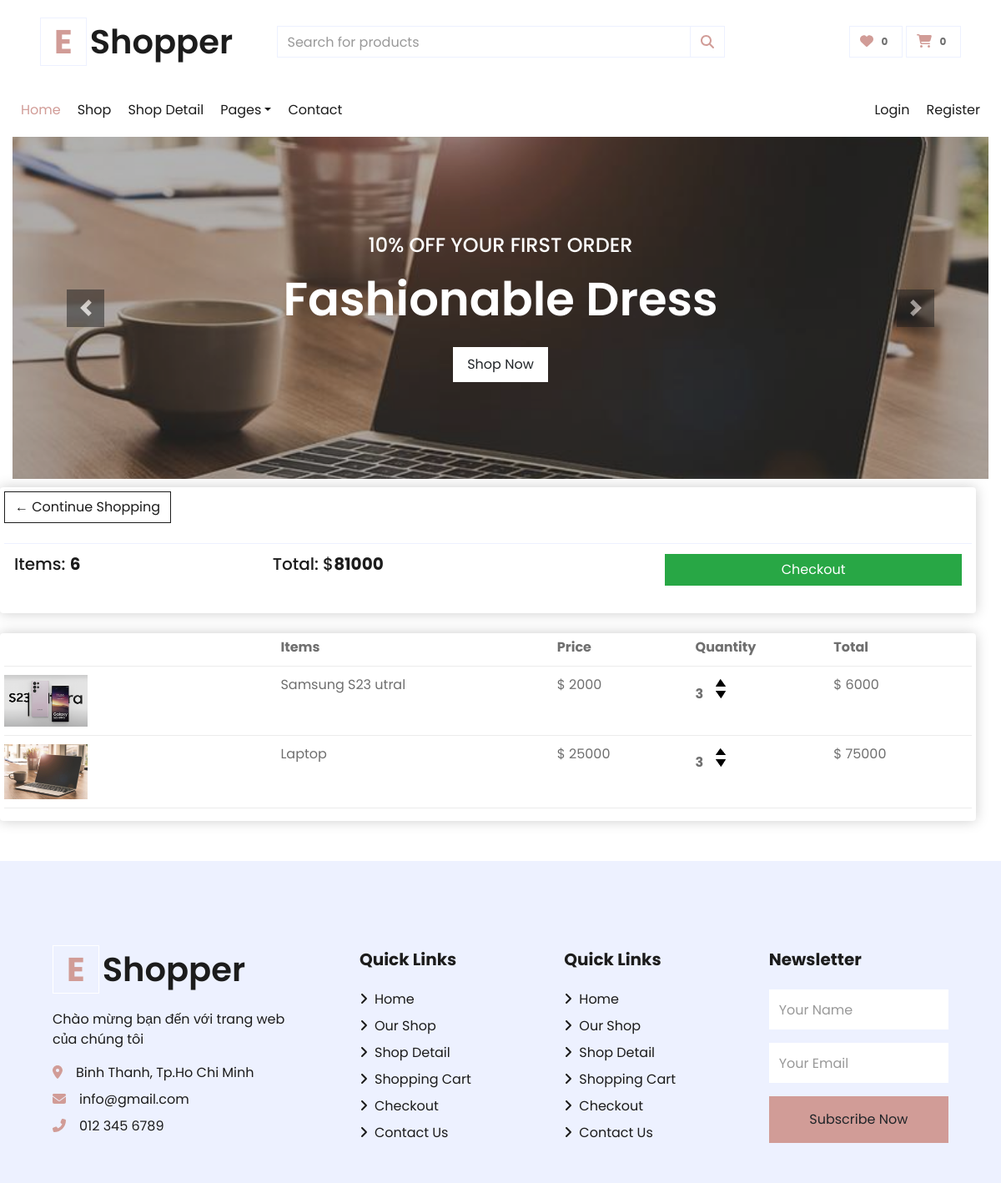
Page /cart/ (signed in) on the committed database.
### order/models.py (models this page shows, shortened)
class Order(models.Model):
    user = models.ForeignKey(CustomerUser, on_delete=models.CASCADE, null=True, blank=True)
    cart = models.ForeignKey(Cart, on_delete=models.CASCADE, null=True, blank= True)
    shipping_address = models.CharField(default='', max_length=255)
    order_description = models.TextField(default='', max_length=255)
    is_completed = models.BooleanField(default=False, null=True)
    @property
    def get_cart_items(self):
        orderitems = self.orderitem_set.all()
        total = sum([item.quantity for item in orderitems])
        return total
    @property
    def get_cart_total(self):
        orderitems = self.orderitem_set.all()
        total = sum([item.get_total for item in orderitems])
        return total

class OrderItem(models.Model):
    product = models.ForeignKey(Product, on_delete=models.SET_NULL, null=True, blank=True)
    order = models.ForeignKey(Order, on_delete=models.SET_NULL, null=True, blank=True)
    quantity = models.IntegerField(default=0, null=True, blank=True)
    date_added = models.DateTimeField(auto_now_add=True)
    @property
    def get_total(self):
        total = self.product.price * self.quantity
        return total

### product/models.py (models this page shows, shortened)
class Product(models.Model):
    title = models.CharField(default='', max_length=255)
    description = models.TextField(default='')
    category = models.ForeignKey(Category, on_delete=models.CASCADE)
    price = models.IntegerField(default=0)
    active = models.BooleanField(default=True)
    image = models.ImageField(null=True, blank=True)
    @property
    def ImageURL(self):
        try:
            url = self.image.url
        except:
            url = ''
        return url

### core/views.py (the view)
# urls.py: path('cart/', views.cart, name='cart'),
def cart(request):
    if request.user.is_authenticated:
        user = request.user
        order, created = Order.objects.get_or_create(user=user, is_completed=False)
        items = order.orderitem_set.all()
    else:
        items = []
    context = {'items': items, 'order': order}
    return render(request, 'homepage/cart.html', context)

### templates/homepage/cart.html
{% extends 'homepage/base.html' %}
{% load static %}
{% block cart %}
    <div class="row" style="width:100%">
        <div class="col-lg-12">
            <div class="box-element">
                <a class="btn btn-outline-dark" href="{% url 'index' %}">&#x2190; Continue Shopping</a>
                <br>
                <br>
                <table class="table">
                    <th><h5>Items: <strong>{{order.get_cart_items}}</strong></h5></th>
                    <th><h5>Total: $<strong>{{order.get_cart_total}}</strong></h5></th>
                    <th>
                            <a style="float:right; magin:5px" class="btn btn-success" href="{% url 'checkout' %}">Checkout</a>
                    </th>
                </table>
            </div>
            <br>
            <div class="box-element">
                <div class="cart-row">
                    <div style="flex:2"></div>
                    <div style="flex:2"><strong>Items</strong></div>
                    <div style="flex:1"><strong>Price</strong></div>
                    <div style="flex:1"><strong>Quantity</strong></div>
                    <div style="flex:1"><strong>Total</strong></div>
                </div>
                {% for item in items %}
                <div class="cart-row">
                    <div style="flex:2"><img class="row-image" src="{{item.product.ImageURL}}"></div>
                    <div style="flex:2"><p>{{item.product.title}}</p></div>
                    <div style="flex:1"><p>$ {{item.product.price}}</p></div>
                    <div style="flex:1">
                        <p class="quantity">{{item.quantity}}</p>
                        <div class="quantity">
                            <img data-product={{item.product.id}} data-action="add" class="chg-quantity update-cart" src="{% static  'images/arrow-up.png' %}">
                            <img data-product={{item.product.id}} data-action='remove' class="chg-quantity update-cart" src="{% static  'images/arrow-down.png' %}">
                        </div>
                    </div>
                    <div style="flex:1"><p>$ {{item.get_total}}</p></div>
                </div>
                {% endfor %}
            </div>
        </div>
    </div>
{% endblock cart %}

### templates/homepage/base.html (shortened to what this page needs)
{% load static %}
<!DOCTYPE html>
<html lang="en">
<head>
    <link href="https://cdnjs.cloudflare.com/ajax/libs/font-awesome/5.10.0/css/all.min.css" rel="stylesheet">
    <link href="{% static 'homepage/lib/owlcarousel/assets/owl.carousel.min.css'%}" rel="stylesheet">
    <link href="{% static 'homepage/css/style.css'%}" rel="stylesheet">
    <link href="{% static 'homepage/css/all.min.css'%}" rel="stylesheet">
    <link href="{% static 'homepage/css/detailcss.css'%}" rel="stylesheet">
    <link href="{% static 'homepage/css/owl.carousel.css'%}" rel="stylesheet">
    <link href="{% static 'homepage/css/main.css'%}" rel="stylesheet">
    <link href="{% static 'homepage/css/style.min.css'%}" rel="stylesheet">
</head>
<body>
        <div class="row align-items-center py-3 px-xl-5">
            <div class="col-lg-3 d-none d-lg-block">
                <a href="" class="text-decoration-none">
                    <h1 class="m-0 display-5 font-weight-semi-bold"><span class="text-primary font-weight-bold border px-3 mr-1">E</span>Shopper</h1>
                </a>
            </div>
            <div class="col-lg-6 col-6 text-left">
                <form action="">
                    <div class="input-group">
                        <input type="text" class="form-control" placeholder="Search for products">
                        <div class="input-group-append">
                            <button class="input-group-text bg-transparent text-primary">
                                <i class="fa fa-search"></i>
                            </button>
                        </div>
                    </div>
                </form>
            </div>
            <div class="col-lg-3 col-6 text-right">
                <a href="" class="btn border">
                    <i class="fas fa-heart text-primary"></i>
                    <span class="badge">0</span>
                </a>
                <a href="" class="btn border">
                    <i class="fas fa-shopping-cart text-primary"></i>
                    <span class="badge">0</span>
                </a>
            </div>
        </div>
        <div class="col-lg-12 ">
            <nav class="navbar navbar-expand-lg bg-light navbar-light py-3 py-lg-0 px-0 ">
                <div class="collapse navbar-collapse justify-content-between" id="navbarCollapse">
                    <div class="navbar-nav mr-auto py-0">
                        <a href="index.html" class="nav-item nav-link active">Home</a>
                        <a href="shop.html" class="nav-item nav-link">Shop</a>
                        <a href="detail.html" class="nav-item nav-link">Shop Detail</a>
                        <div class="nav-item dropdown">
                            <a href="#" class="nav-link dropdown-toggle" data-toggle="dropdown">Pages</a>
                        </div>
                        <a href="contact.html" class="nav-item nav-link">Contact</a>
                    </div>
                    <div class="navbar-nav ml-auto py-0">
                        <a href="{% url 'login' %}" class="nav-item nav-link">Login</a>
                        <a href="" class="nav-item nav-link">Register</a>
                    </div>
                </div>
            </nav>
            <div id="header-carousel" class="carousel slide" data-ride="carousel">
                <div class="carousel-inner">
                    <div class="carousel-item active" style="height: 410px;">
                        <img class="img-fluid" src="{% static 'homepage/img/laptop.jpg'%}" alt="Image">
                        <div class="carousel-caption d-flex flex-column align-items-center justify-content-center">
                            <div class="p-3" style="max-width: 700px;">
                                <h4 class="text-light text-uppercase font-weight-medium mb-3">10% Off Your First Order</h4>
                                <h3 class="display-4 text-white font-weight-semi-bold mb-4">Fashionable Dress</h3>
                                <a href="" class="btn btn-light py-2 px-3">Shop Now</a>
                            </div>
                        </div>
                    </div>
                </div>
                <a class="carousel-control-prev" href="#header-carousel" data-slide="prev">
                    <div class="btn btn-dark" style="width: 45px; height: 45px;">
                        <span class="carousel-control-prev-icon mb-n2"></span>
                    </div>
                </a>
                <a class="carousel-control-next" href="#header-carousel" data-slide="next">
                    <div class="btn btn-dark" style="width: 45px; height: 45px;">
                        <span class="carousel-control-next-icon mb-n2"></span>
                    </div>
                </a>
            </div>
        </div>
{% block cart %} {% endblock cart %}
    <div class="container-fluid bg-secondary text-dark mt-5 pt-5">
        <div class="row px-xl-5 pt-5">
            <div class="col-lg-4 col-md-12 mb-5 pr-3 pr-xl-5">
                <a href="" class="text-decoration-none">
                    <h1 class="mb-4 display-5 font-weight-semi-bold"><span class="text-primary font-weight-bold border border-white px-3 mr-1">E</span>Shopper</h1>
                </a>
                <p>Chào mừng bạn đến với trang web của chúng tôi</p>
                <p class="mb-2"><i class="fa fa-map-marker-alt text-primary mr-3"></i>Binh Thanh, Tp.Ho Chi Minh</p>
                <p class="mb-2"><i class="fa fa-envelope text-primary mr-3"></i>info@gmail.com</p>
                <p class="mb-0"><i class="fa fa-phone-alt text-primary mr-3"></i>012 345 6789</p>
            </div>
            <div class="col-lg-8 col-md-12">
                <div class="row">
                    <div class="col-md-4 mb-5">
                        <h5 class="font-weight-bold text-dark mb-4">Quick Links</h5>
                        <div class="d-flex flex-column justify-content-start">
                            <a class="text-dark mb-2" href="index.html"><i class="fa fa-angle-right mr-2"></i>Home</a>
                            <a class="text-dark mb-2" href="shop.html"><i class="fa fa-angle-right mr-2"></i>Our Shop</a>
                            <a class="text-dark mb-2" href="detail.html"><i class="fa fa-angle-right mr-2"></i>Shop Detail</a>
                            <a class="text-dark mb-2" href="cart.html"><i class="fa fa-angle-right mr-2"></i>Shopping Cart</a>
                            <a class="text-dark mb-2" href="checkout.html"><i class="fa fa-angle-right mr-2"></i>Checkout</a>
                            <a class="text-dark" href="contact.html"><i class="fa fa-angle-right mr-2"></i>Contact Us</a>
                        </div>
                    </div>
                    <div class="col-md-4 mb-5">
                        <h5 class="font-weight-bold text-dark mb-4">Quick Links</h5>
                        <div class="d-flex flex-column justify-content-start">
                            <a class="text-dark mb-2" href="index.html"><i class="fa fa-angle-right mr-2"></i>Home</a>
                            <a class="text-dark mb-2" href="shop.html"><i class="fa fa-angle-right mr-2"></i>Our Shop</a>
                            <a class="text-dark mb-2" href="detail.html"><i class="fa fa-angle-right mr-2"></i>Shop Detail</a>
                            <a class="text-dark mb-2" href="cart.html"><i class="fa fa-angle-right mr-2"></i>Shopping Cart</a>
                            <a class="text-dark mb-2" href="checkout.html"><i class="fa fa-angle-right mr-2"></i>Checkout</a>
                            <a class="text-dark" href="contact.html"><i class="fa fa-angle-right mr-2"></i>Contact Us</a>
                        </div>
                    </div>
                    <div class="col-md-4 mb-5">
                        <h5 class="font-weight-bold text-dark mb-4">Newsletter</h5>
                        <form action="">
                            <div class="form-group">
                                <input type="text" class="form-control border-0 py-4" placeholder="Your Name" required="required" />
                            </div>
                            <div class="form-group">
                                <input type="email" class="form-control border-0 py-4" placeholder="Your Email"
                                    required="required" />
                            </div>
                            <div>
                                <button class="btn btn-primary btn-block border-0 py-3" type="submit">Subscribe Now</button>
                            </div>
                        </form>
                    </div>
                </div>
            </div>
        </div>
    </div>
</body>
</html>

### static/homepage/css/detailcss.css (style rules this page uses)
.btn-success { width:100%;border-radius:0; }

### static/homepage/css/main.css (style rules this page uses)
body { background-color: hsl(0, 0%, 98%); }
h1,h2,h3,h4,h5,h6 { color:hsl(0, 0%, 30%); }
.box-element { box-shadow:hsl(0, 0%, 80%) 0 0 16px; background-color: #fff; border-radius: 4px; padding: 5px; }
.col-lg-3, .col-lg-4, .col-lg-6, .col-lg-8, .col-lg-12 { margin-top: 10px; }
.btn { border-radius: 0; }
.row-image { width: 100px; }
.cart-row { display: flex; align-items: flex-stretch; padding-bottom: 10px; margin-bottom: 10px; border-bottom: 1px solid #ececec; }
.quantity { display: inline-block; font-weight: 700; padding-right:10px; }
.chg-quantity { width: 12px; cursor: pointer; display: block; margin-top: 5px; transition:.1s; }

### rows in the picture
Order: get_cart_items "6", get_cart_total "81000"
OrderItem: product.ImageURL (picture), product "Samsung S23 utral", product.price "2000", quantity "3", get_total "6000"
OrderItem: product.ImageURL (picture), product "Laptop", product.price "25000", quantity "3", get_total "75000"
